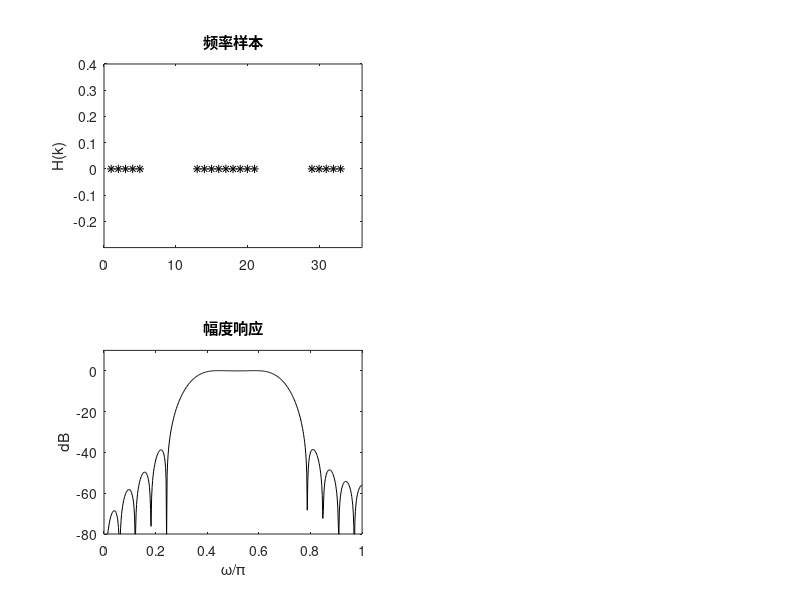

Write MATLAB code to recreate this figure.
% fir 滤波器示例
clear;
close all;
clc;

%直接型
%{
n = 0:10;
N = 30;
b = 0.9.^n;
delta = impseq(0,0,N);
h = filter(b,1,delta);
x = [ones(1,5),zeros(1,N-5)];
y = filter(b,1,x);
subplot(2,2,1);
stem(h);
title('直接型h(n)');
subplot(2,2,2);stem(y);
title('直接型y(n)');
[b0,B,A] = dir2cas(b,1);
h = casfilter(b0,B,A,delta);
y = casfilter(b0,B,A,x);
subplot(2,2,3);stem(h);
title('级联型');
subplot(2,2,4);stem(y);
title('级联型y(n)');
%}

% 利用频率采样发设计一个低通FIR 数字低通滤波器，其理想频率特性是矩形的，给定采样频率为 2*pi%1.5*10^4
% 截止频率为 2*pi*1.6*10^3 ,阻带起始频率为 2*pi*3.1*10^3，通带波动 <= 1dB,阻带衰减 >= 50dB
%{
N = 30;
H = [ones(1,4),zeros(1,22),ones(1,4)];
H(1,5) = 0.5886;
H(1,26)=0.5886;
H(1,6) = 0.1065;
H(1,25) = 0.1065;
k = 0:(N/2-1);k1 = (N/2+1):(N-1);k2 =0;
A = [exp(-j*pi*k*(N-1)/N),exp(-j*pi*k2*(N-1)/N),exp(j*pi*(N-k1)*(N-1)/N)];
HK = H.*A;
h = ifft(HK);
fs = 15000;
[c,f3] = freqz(h,1); 
f3 = f3/pi *fs/2;
subplot(221);
plot(f3,20*log10(abs(c)));
title('频谱特性');
xlabel('频率/Hz');ylabel('衰减/dB');
grid on;
subplot(222);
title('输入采样波形');
stem(real(h),'.');
line([0,35],[0,0]);
xlabel('n');
ylabel('Real(h(n))');
grid on;
t = (0:100)/fs;
W = sin(2*pi*t*750) + sin(2*pi*t*3000)+sin(2*pi*t*6500);
q = filter(h,1,W);
[a,f1] = freqz(W);
f1 = f1/pi*fs/2;
[b,f2] = freqz(q);
f2 = f2/pi*fs/2;
subplot(223);
plot(f1,abs(a));
title('输入波形频谱图');
xlabel('频率');
ylabel('幅度');
grid on;
subplot(224);
plot(f2,abs(b));
title('输出波形频谱图');
xlabel('频率');
ylabel('幅度');
grid on;
%}

% 一个 20点相位 FIR 系统的频率样本的频率采样型结构
%{
M = 20;
alpha = (M-1)/2;
magHK = [1 1 1 0.5 zeros(1,13) 0.5 1 1];
k1 = 0:10;
k2 = 11:M-1;
angHK = [-alpha*2*pi/M*k1,alpha*2*pi/M*(M-k2)];
H = magHK.*exp(j*angHK);
h = real(ifft(H,M));
[C,B,A] = dir2fs(h)
%}


% I型线性相位滤波器
%{
h = [-4 3 -5 -2 5 7 5 -2 -1 8 -3];
M = length(h);
n = 0:M-1;
[Hr,w,a,L] = hr_type1(h);
subplot(2,2,1);
stem(n,h);
xlabel('n');
ylabel('h(n)');
title('冲激响应');
grid on;
subplot(2,2,3);
stem(0:L,a);
xlabel('n');
ylabel('a(n)');
title('a(n)系数');
grid on;
subplot(2,2,2);
plot(w/pi,Hr);
xlabel('频率单位pi');
ylabel('Hr');
title('I型幅度响应');
grid on;
subplot(2,2,4);
pzplotz(h,1);
grid on;
%}


% II型线性相位滤波器
%{
h = [-4 3 -5 -2 5 7 5 -2 -1 8 -3];
M = length(h);
n = 0:M-1;
[Hr,w,b,L] = hr_type2(h);
subplot(2,2,1);
stem(n,h);
xlabel('n');
ylabel('h(n)');
title('冲激响应');
grid on;
subplot(2,2,3);
stem(1:L,b);
xlabel('n');
ylabel('b(n)');
title('b(n)系数');
grid on;
subplot(2,2,2);
plot(w/pi,Hr);
xlabel('频率单位pi');
ylabel('Hr');
title('II型幅度响应');
grid on;
subplot(2,2,4);
pzplotz(h,1);
grid on;
%}

% III型线性相关滤波器
%{
h = [-4 3 -5 -2 5 7 5 -2 -1 8 -3];
M = length(h);
n = 0:M-1;
[Hr,w,c,L] = hr_type3(h);
subplot(2,2,1);
stem(n,h);
xlabel('n');
ylabel('h(n)');
title('冲激响应');
grid on;
subplot(2,2,3);
stem(0:L,c);
xlabel('n');
ylabel('c(n)');
title('c(n)系数');
grid on;
subplot(2,2,2);
plot(w/pi,Hr);
xlabel('频率单位pi');
ylabel('Hr');
title('III型幅度响应');
grid on;
subplot(2,2,4);
pzplotz(h,1);
grid on;
%}


% IV 型线性相关滤波器
%{
h = [-4 3 -5 -2 5 7 5 -2 -1 8 -3];
M = length(h);
n = 0:M-1;
[Hr,w,d,L] = hr_type4(h);
subplot(2,2,1);
stem(n,h);
xlabel('n');
ylabel('h(n)');
title('冲激响应');
grid on;
subplot(2,2,3);
stem(1:L,d);
xlabel('n');
ylabel('d(n)');
title('d(n)系数');
grid on;
subplot(2,2,2);
plot(w/pi,Hr);
xlabel('频率单位pi');
ylabel('Hr');
title('III型幅度响应');
grid on;
subplot(2,2,4);
pzplotz(h,1);
grid on;
%}

% 四类线性相位低通滤波器的幅度响应
%{
h1 = [-3,1,-1,-2,5,6,5,-2,-1,1,-3];
h2 = [-3,1,-1,-2,5,6,6,5,-2,-1,1,-3];
h3 = [-3,1,-1,-2,5,0,-5,2,1,-1,3];
h4 = [-3,1,-1,-2,5,6,-6,-5,2,1,-1,3];
[A1,w1,a1,L1] = amplres(h1);
[A2,w2,a2,L2] = amplres(h2);
[A3,w3,a3,L3] = amplres(h3);
[A4,w4,a4,L4] = amplres(h4);
figure(1);
n1 =0:length(h1)-1;
amax = max(h1)+1;amin = min(h1)-1;
subplot(241);
stem(n1,h1,'k');
axis([-1 2*L1+1 amin amax]);
text(5,-6,'n');
ylabel('h(n)');
title('冲激响应');
subplot(242);
plot(w1,A1,'k');
grid on;
text(4,-18,'w');
ylabel('A(\omega)');
title('I型幅度响应');
n2 =0:length(h2)-1;
amax = max(h2) +1;
amin = min(h2) -1;
subplot(243);
stem(n2,h2,'k');
axis([-1 2*L2+1 amin amax]);
text(5,-6,'n');
ylabel('h(n)');
title('冲激响应');
subplot(244);plot(w2,A2,'k');
grid on;text(4,-28,'w');
ylabel('A(\omega)');
title('II型幅度响应');
n3 =0:length(h3) -1;
amax = max(h3) +1;
amin = min(h3) -1;
subplot(245);
stem(n3,h3,'k');
axis([-1 2*L3+1 amin amax]);
text(5,-7,'n');
ylabel('h(n)');
title('冲激响应');
subplot(246);
plot(w3,A3,'k');
grid on;
text(4,-28,'w');
ylabel('A(\omega)');
title('III型幅度响应');
n4 =0:length(h4)-1;
amax = max(h4)+1;
amin = min(h4)-1;
subplot(247);
stem(n4,h4,'k');
axis([-1 2*L4+1 amin amax]);
text(5,-8,'n');
ylabel('h(n)');
title('冲激响应');
subplot(248);
plot(w4,A4,'k');
grid on;
text(4,-12,'w');
ylabel('A(\omega)');
title('IV型幅度响应');
%}

% 四种滤波器的零极点图
%{
h1 = [-4,2,-2,-2,5,7,5,-2,-2,2,-4];
h2 = [-4,2,-2,-2,5,7,7,5,-2,-2,2,-4];
h3 = [-4,2,-2,-2,5,0,-5,2,2,-2,4];
h4 = [-4,2,-2,-2,5,7,-7,-5,2,2,-2,4];
subplot(2,2,1);
zplane(h1,1);
title('I型零极点');
subplot(2,2,2);
zplane(h2,1);title('II型零极点');
subplot(2,2,3);
zplane(h3,1);
title('III型零极点');
subplot(2,2,4);
zplane(h4,1);
title('III型零极点');
%}

% 矩形窗示例
%{
n = 60;
w = rectwin(n);
wvtool(w);
%}


% 运用矩形窗函数设计FIR 带阻滤波器         ??????????
%{
Wph = 3*pi*6.25/15;
Wpl = 3*pi/15;
Wsl = 3*pi*2.5/15;
Wsh = 3*pi*4.75/15;
tr_width = min((Wsl-Wpl),(Wph-Wsh));
% 过渡带宽度
N = ceil(4*pi/tr_width);        % 滤波器长度
n = 0:1:N-1;
Wcl = (Wsl+Wpl)/2;              % 理想滤波器的截止频率
Wch = (Wsh+Wph)/2;
hd = ideal_bs(Wcl,Wch,N);       % 理想滤波器的单位冲激响应
w_ham = (boxcar(N));
string = ['矩形窗','N =',num2str(N)];
h = hd.* w_ham;                 % 截取取得实际的单位冲激响应
[db,mag,pha,w] = freqz_m2(h,[1]);
% 计算实际滤波器的幅度响应
delta_w = 2*pi/1000;
subplot(241);
stem(n,hd);
title('理想冲激响应 hd(n)');
axis([-1,N,-0.5,0.8]);
xlabel('n');ylabel('hd(n)');
grid on;
subplot(242);
stem(n,w_ham);
axis([-1,N,0,1.1]);
xlabel('n');
ylabel('w(n)');
text(1.5,1.3,string);
grid on;
subplot(243);
stem(n,h);title('实际冲激响应h(n)');
axis([0,N,-1.4,1.4]);
xlabel('n');ylabel('h(n)');
grid on;
subplot(244);
plot(w,pha);title('相频特性');
axis([0,3.15,-4,4]);
xlabel('频率(rad)');
ylabel('相位()');
grid on;
subplot(245);
plot(w/pi,db);title('幅度特性(dB)');
axis([0,1,-80,10]);
xlabel('频率(pi)');
ylabel('分贝数');
grid on;
subplot(246);
plot(w,mag);title('频率特性');
axis([0,3,0,2]);
xlabel('频率(rad)');ylabel('幅值');
grid on;
fs = 15000;
t = (0:100)/fs;
x = cos(2*pi*t*750) +cos(2*pi*t*3000)+cos(2*pi*t*6100);
q = filter(h,1,x);
[a,f1] = freqz(x);
f1 = f1/pi*fs/2;
[b,f2] = freqz(q);
f2 = f2/pi*fs/2;
subplot(247);
plot(f1,abs(a));
title('输入波形频谱图');
xlabel('频率');
ylabel('幅度');
grid on;
subplot(248);
plot(f2,abs(b));
title('输出波形频谱图');
xlabel('频率');
ylabel('幅度');
grid on;
%}

% 汉宁窗实例
%{
N = 49;n=1:N;
wdhn = hanning(N);
figure(3);
stem(n,wdhn,'.');
grid on;
axis([0,N,0,1.1]);
title('50点汉宁窗');
ylabel('W(n)');
xlabel('n');
title('50点汉宁窗');
%}


% 信号加矩形窗和汉宁窗比较
%{
N= 60;
L = 512;
f1 = 100;f2 = 150;fs = 600;
ws = 2*pi*fs;
t = (0:N-1)*(1/fs);
x = cos(2*pi*f1*t) +0.25*sin(2*pi*f2*t);
subplot(231);
stem(t,x);
title('原信号1时域图');
wh = boxcar(N)';
x = x.*wh;
subplot(232);
stem(t,x);
title('加矩形窗时域图');
xlabel('n');
ylabel('h(n)');
grid on;
W = fft(x,L);
f = ((-L/2:L/2-1) * (2*pi/L)*fs)/(2*pi);
subplot(233);
plot(f,abs(fftshift(W)));
title('加矩形窗频域图');
xlabel('频率');ylabel('幅度');
grid on;
x = cos(2*pi*f1*t) +0.15*cos(2*pi*f2*t);
subplot(234);
stem(t,x);
title('原信号2时域图');
wh = hanning(N)';
x = x.*wh;
subplot(235);stem(t,x);
title('加汉宁窗时域图');
xlabel('n');ylabel('h(n)');
grid on;
W =fft(x,L);
f = ((-L/2:L/2-1) * (2*pi/L)*fs)/(2*pi);
subplot(236);
plot(f,abs(fftshift(W)));
title('加汉宁窗频域图');
xlabel('频率');
ylabel('幅度');
grid on;
%}

% 海明窗实例
%{
L = 64;
wvtool(hamming(L));
%}


% 用海明窗设计低通滤波器
%{
wd = 0.875*pi;
N = 133;M = (N-1)/2;
nn = -M:M;
n = nn+eps;
hd = sin(wd*n)./(pi*n);     % 理想冲激响应
w = hamming(N)';             % 海明窗
h = hd.*w;                  % 实际冲激响应
H = 20*log10(abs(fft(h,1024)));     % 实际滤波器的分贝幅度特性
HH = [H(513:1024) H(1:512)];
subplot(221);plot(nn,hd,'k');
xlabel('n');title('理想冲激响应');axis([-70 70 -0.1 0.3]);
subplot(222);plot(nn,w,'k');axis([-70 70 -0.1 1.2]);
title('海明窗');xlabel('n');
subplot(223);plot(nn,h,'k');
axis([-70 70 -0.1 0.3]);
xlabel('n');title('实际冲激响应');
w = (-512:511)/511;
subplot(224);plot(w,HH,'k');
axis([-1.2 1.2 -140 20]);xlabel('\omega/\pi');title('滤波器分贝幅度特性');
set(gcf,'color','w');
%}


% 用海明窗设计高通滤波器
%{
wd = 0.6*pi;N = 65;M = (N-1)/2;
nn = -M:M;
n = nn+eps;
hd = 3*((-1).^n).*tan(wd*n)./(pi*n);        % 理想冲激响应
w = hamming(N)';        % 海明窗
h = hd.*w;      % 实际冲激响应
H = 20*log10(abs(fft(h,1024)));
HH = [H(513:1024) H(1:512)];
subplot(221);stem(nn,hd,'k');
xlabel('n');
title('理想冲激响应');
axis([-18 18 -0.8 1.2]);
subplot(222);stem(nn,w,'k');axis([-18 18 -0.1 1.2]);
title('海明窗');xlabel('n');
subplot(223);stem(nn,h,'k');
axis([-18 18 -0.8 1.2]);xlabel('n');title('实际冲激响应');
w = (-512:511)/511;
subplot(224);plot(w,HH,'k');
axis([-1.2 1.2 -140 20]);xlabel('\omega/\pi');title('滤波器分贝幅度特性');
set(gcf,'color','w');
%}

% 利用布莱克曼窗函数设计数字带通滤波器
%{
wp1  = 0.4*pi;
wp2 = 0.6*pi;
ws1 = 0.3*pi;
ws2 = 0.7*pi;
As = 150;
tr_width = min((wp1-ws1),(ws2-wp2));        % 过渡带宽度
M = ceil(11*pi/tr_width)+1;     % 滤波器长度
n = [0:1:M-1];
wc1 = (ws1+wp1)/2;      % 理想带通滤波器的下截止频率
wc2 = (ws2+wp2);        % 理想带通滤波器的上截止频率
hd = ideal_lp(wc2,M) - ideal_lp(wc1,M);
w_bla = (blackman(M))';     % 布莱克曼窗
h = hd.*w_bla;
% 截取得到实际的单位冲激响应
[db,mag,pha,grd,w] = freqz_m(h,[1]);        % ????????????????
% 计算实际滤波器的幅度响应
delta_w = 2*pi/1000;
Rp = -min(db(wp1/delta_w+1:1:wp2/delta_w));
% 实际通带滤波
As = -round(max(db(ws2/delta_w+1:1:50)));
As = 150;
subplot(2,2,1);
stem(n,hd);
title('理想单位冲激响应hd(n)');
axis([0 M-1 -.04 0.5]);
xlabel('n');ylabel('hd(n)');
grid on;
subplot(2,2,2);stem(n,w_bla);
title('布莱克曼窗w(n)');
axis([0 M-1 0 1.1]);
xlabel('n');ylabel('w(n)');
grid on;
subplot(2,2,3);
stem(n,h);
title('实际单位冲激响应hd(n)');
axis([0 M-1 -0.4 0.5]);
xlabel('n');
ylabel('h(n)');
grid on;
subplot(2,2,4);
plot(w/pi,db);
axis([0 1 -150 10]);
title('幅度响应(dB)');
grid on;
xlabel('频率单位:pi');
ylabel('分贝数');
%}

% 巴特窗--三角窗示例
%{
w1 = bartlett(7);       % 三角窗(巴特窗效果)
w2 = bartlett(8);       % 梯形三角窗
wvtool(w1);
wvtool(w2);
%}

% 设计巴特窗
%{
Nwin = 20;      % 数据总数
n = 0:Nwin-1;       % 数据序列序号
w = bartlett(Nwin);
subplot(131);stem(n,w);     % 绘出窗函数
xlabel('n');ylabel('w(n)');
grid on;
Nf = 512;       % 窗函数复数频率特性的数据点数
Nwin = 20;      % 窗函数数据长度
[y,f] = freqz(w,1,Nf);
mag = abs(y);       % 求得窗函数幅频特性
w = bartlett(Nwin);
subplot(132);plot(f/pi,20*log10(mag/max(mag))); % 绘制窗函数的幅频特性
xlabel('归一化频率');
ylabel('振幅/dB');
grid on;
w = blackman(Nwin);
[y,f] = freqz(w,1,Nf);
mag = abs(y);                                       % 求得窗函数幅频特性
subplot(133);plot(f/pi,20*log10(mag/max(mag)));     % 绘制窗函数的幅频特性
xlabel('归一化频率');
ylabel('振幅/dB');
grid on;
%}

% 利用凯塞窗函数设计一个带通滤波器示例
%{
Fs = 8000;N = 216;
fcuts = [1000 1200 2300 2500];
mags = [0 1 0];
devs =[0.02 0.1 0.02];
[n,Wn,beta,ftype] = kaiserord(fcuts,mags,devs,Fs);
n = n+rem(n,2);
hh = fir1(n,Wn,ftype,kaiser(n+1,beta),'noscale');
[H,f] = freqz(hh,1,N,Fs);
plot(f,abs(H));
xlabel('频率(Hz)');
ylabel('幅值|H(f)|');
grid on;
%}

% 设计一个 40 阶的带通 FIR 滤波器，采用巴特窗，采样频率为10kHz,两个截止频率分别为为 2kHz 和3kHz
%{
h = usefir1(3,60,2000,3000,3,2,10000);
%}


% 频率采样法低通滤波器示例
N = 33;
wc = pi/3;
N1 =fix(wc/(2*pi/N));
A = [zeros(1,N1),0.5304,ones(1,N1),0.5304,zeros(1,N1*2-1),0.5304,ones(1,N1),0.5304,zeros(1,N1)];
theta = -pi*[0:N-1]*(N-1)/N;
H = A.*exp(j*theta);
h = real(ifft(H));v = 1:N;
subplot(2,2,1);plot(v,A,'k*');
title('频率样本');ylabel('H(k)');
axis([0,fix(N*1.1),-0.3,0.4]);
M = 500;
nx = [1:N];
w = linspace(0,pi,M);
X = h*exp(-j*nx'*w);
subplot(2,2,3);
plot(w./pi,abs(X),'k');
xlabel('\omega/\pi');ylabel('Hd\omega');
axis([0,1,-0.1,1.3]);title('幅度响应');
subplot(2,2,3);
plot(w./pi,20*log10(abs(X)),'k');
title('幅度响应');
xlabel('\omega/\pi');
ylabel('dB');
axis([0,1,-80,10]);



